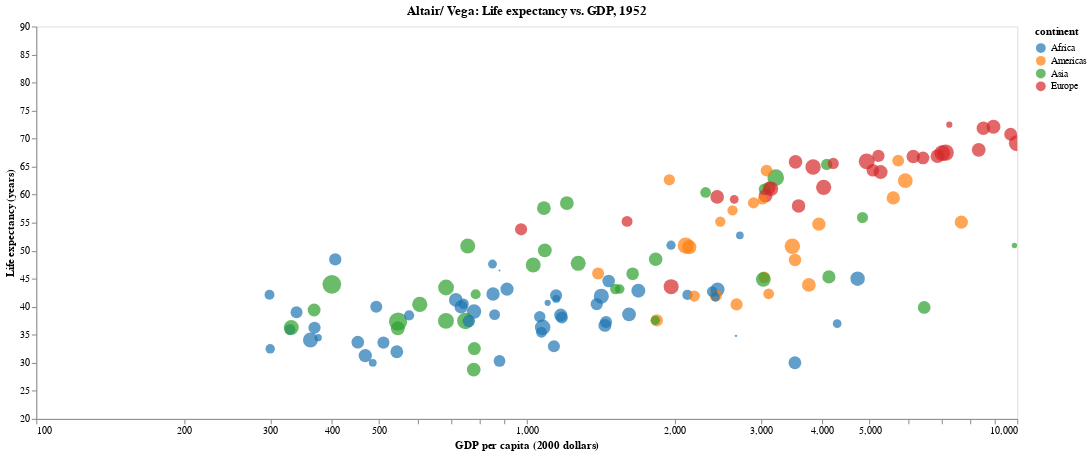

The notebook cell saved with this chart:
### Markdown cell above
Let's define the **Altair** plotting function.

### Code cell
def altair_view(year=1952, show_legend=True, height="container", width="container"):
    data = get_data(year)
    title = get_title("Altair/ Vega", year)
    xlim = get_xlim(data)
    legend= ({} if show_legend else {'legend': None})
    return (
        alt.Chart(data)
            .mark_circle().encode(
                alt.X('gdpPercap:Q', scale=alt.Scale(type='log'), axis=alt.Axis(title=XLABEL)),
                alt.Y('lifeExp:Q', scale=alt.Scale(zero=False, domain=YLIM), axis=alt.Axis(title=YLABEL)),
                size=alt.Size('pop:Q', scale=alt.Scale(type="log"), legend=None),
                color=alt.Color('continent', scale=alt.Scale(scheme="category10"), **legend),
                tooltip=['continent','country'])
            .configure_axis(grid=False)
            .properties(title=title, height=height, width=width, background='rgba(0,0,0,0)') 
            .configure_view(fill="white")
            .interactive()
    )

altair_view(height=HEIGHT-100, width=1000)

### Figure 1 — Vega-Lite specification as saved in the notebook (floating-point values rounded to 4 significant figures; data arrays with more than 128 entries replaced by an {"elided": "..."} marker saying what was removed)
{"config": {"view": {"continuousWidth": 300, "continuousHeight": 300, "fill": "white"}, "axis": {"grid": false}}, "data": {"name": "data-15152a3c9df95bf1f5b6543522b99130"}, "mark": {"type": "circle"}, "background": "rgba(0,0,0,0)", "encoding": {"color": {"field": "continent", "scale": {"scheme": "category10"}, "type": "nominal"}, "size": {"field": "pop", "legend": null, "scale": {"type": "log"}, "type": "quantitative"}, "tooltip": [{"field": "continent", "type": "nominal"}, {"field": "country", "type": "nominal"}], "x": {"axis": {"title": "GDP per capita (2000 dollars)"}, "field": "gdpPercap", "scale": {"type": "log"}, "type": "quantitative"}, "y": {"axis": {"title": "Life expectancy (years)"}, "field": "lifeExp", "scale": {"domain": [20, 90], "zero": false}, "type": "quantitative"}}, "height": 400, "params": [{"name": "param_7", "select": {"type": "interval", "encodings": ["x", "y"]}, "bind": "scales"}], "title": "Altair/ Vega: Life expectancy vs. GDP, 1952", "width": 1000, "$schema": "https://vega.github.io/schema/vega-lite/v5.8.0.json", "datasets": {"data-15152a3c9df95bf1f5b6543522b99130": {"elided": "135 records"}}}
